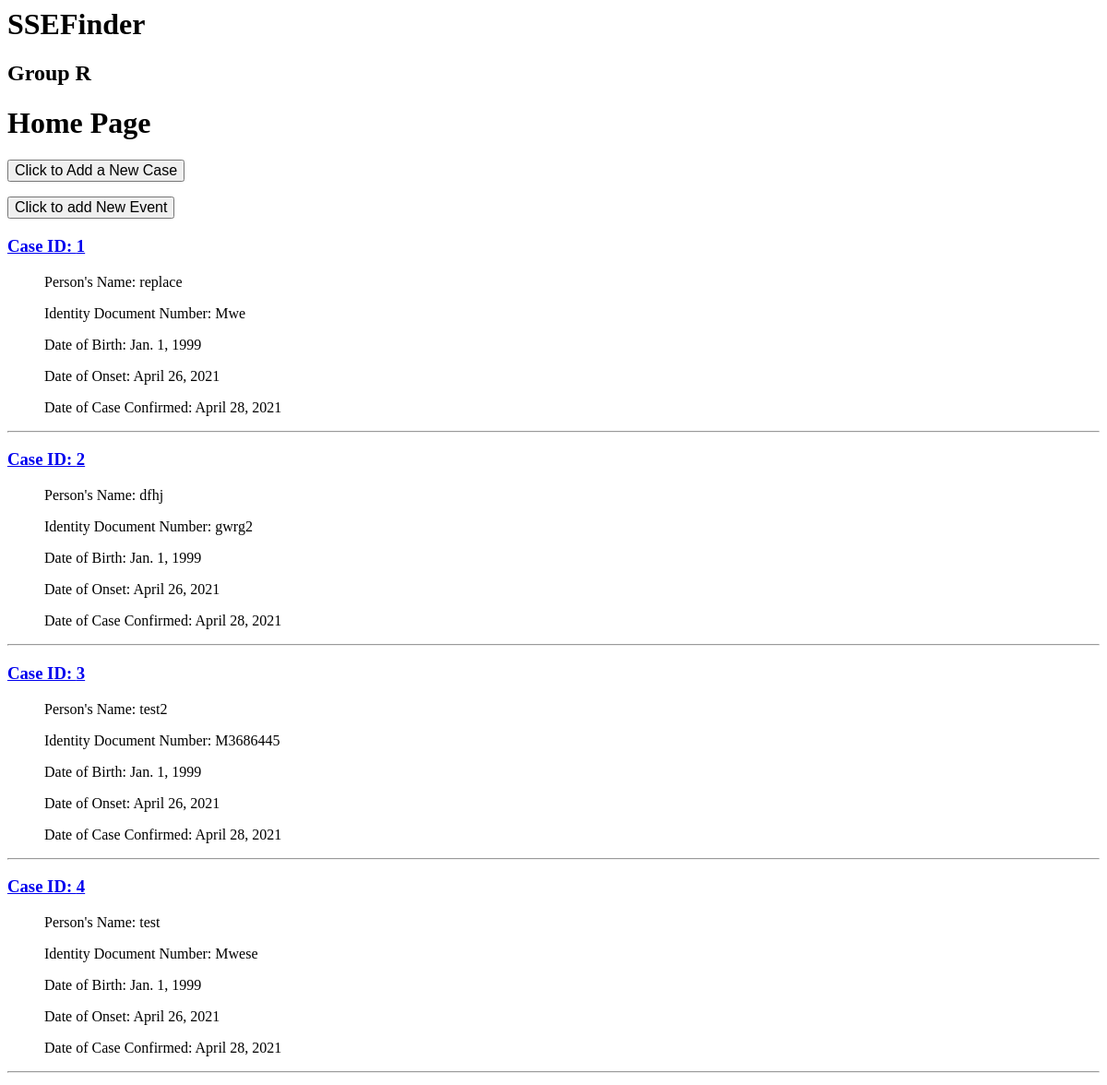
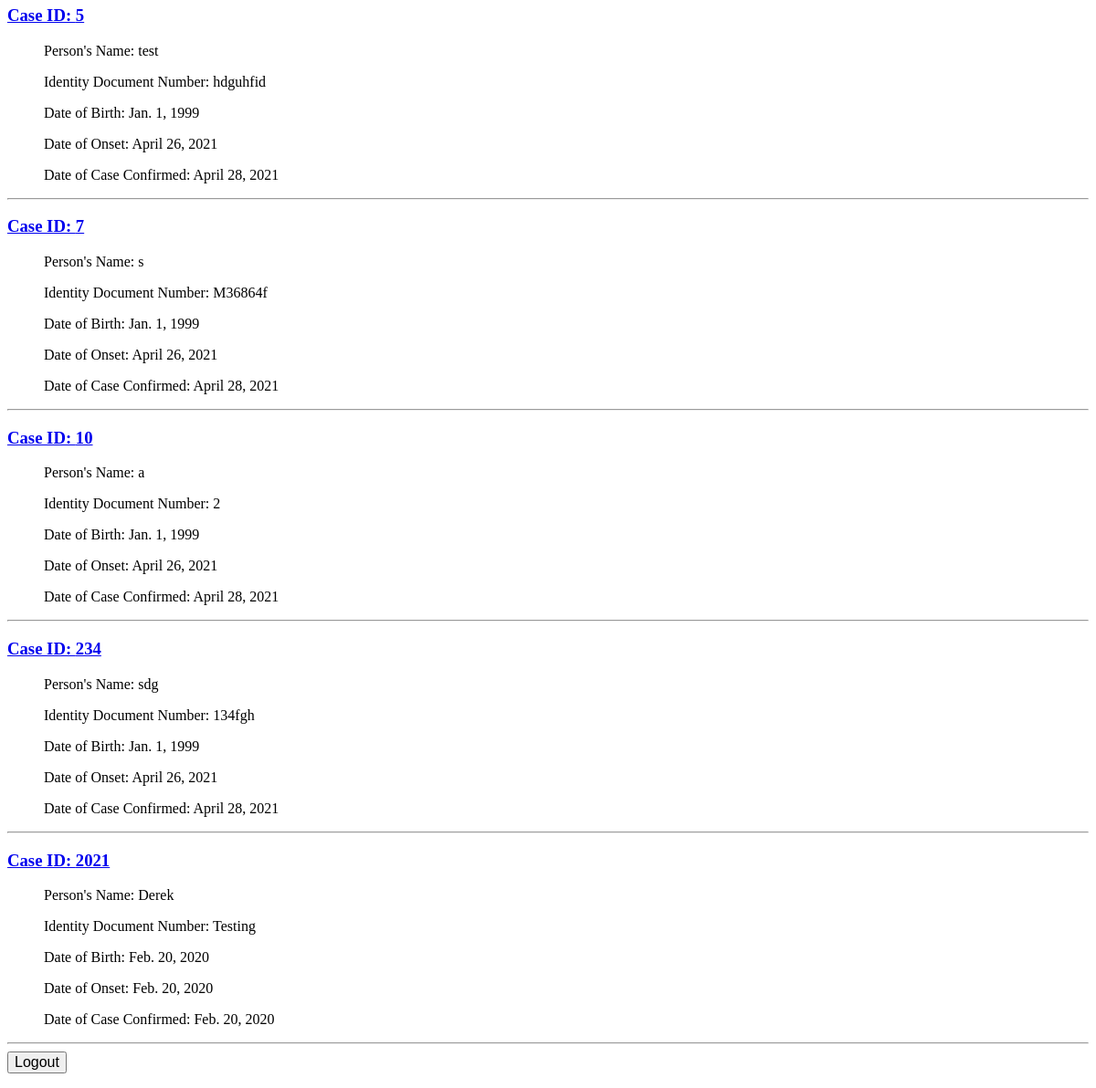
Page / (signed in) on the earlier database version (2 pictures, top to bottom).
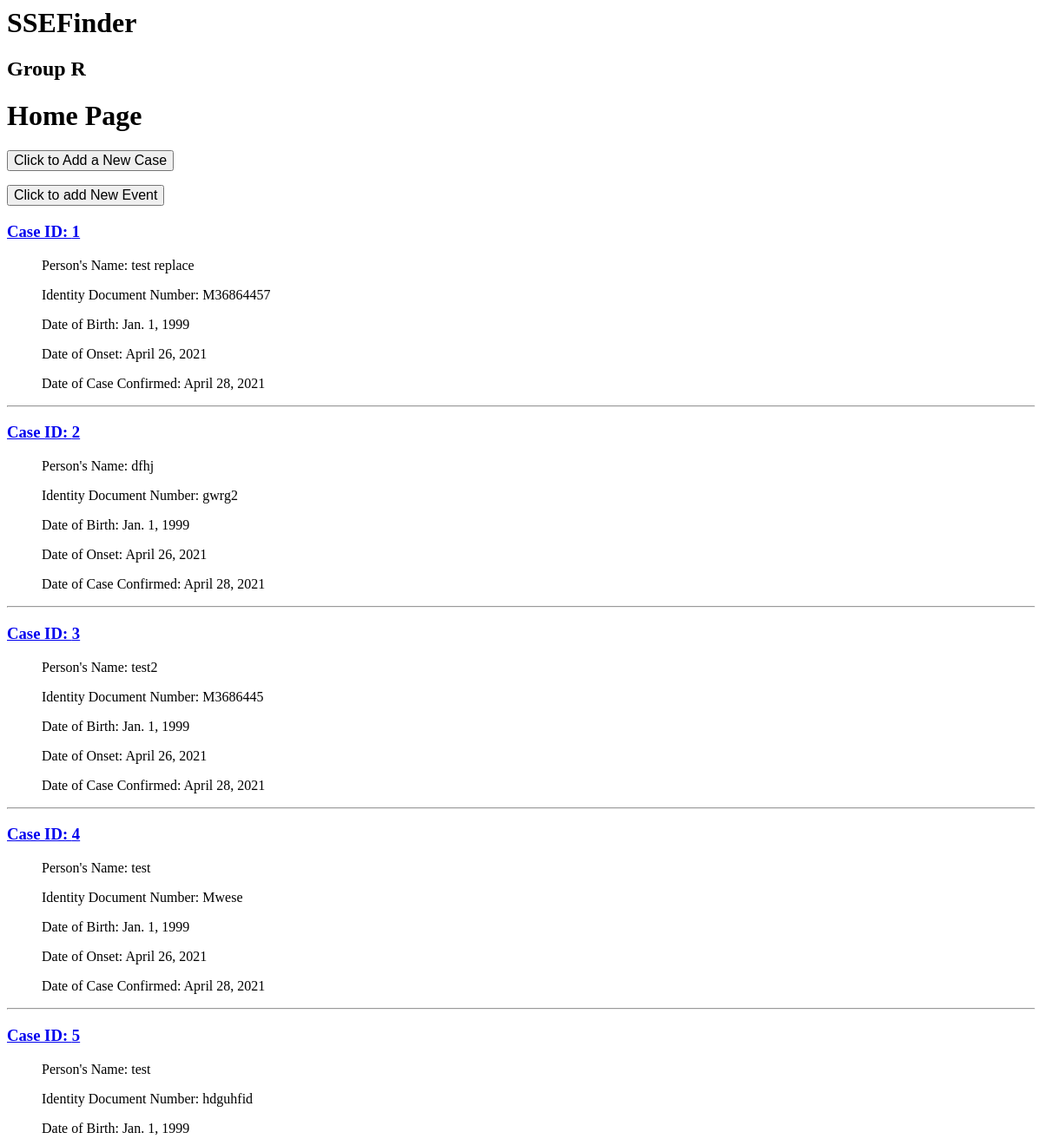
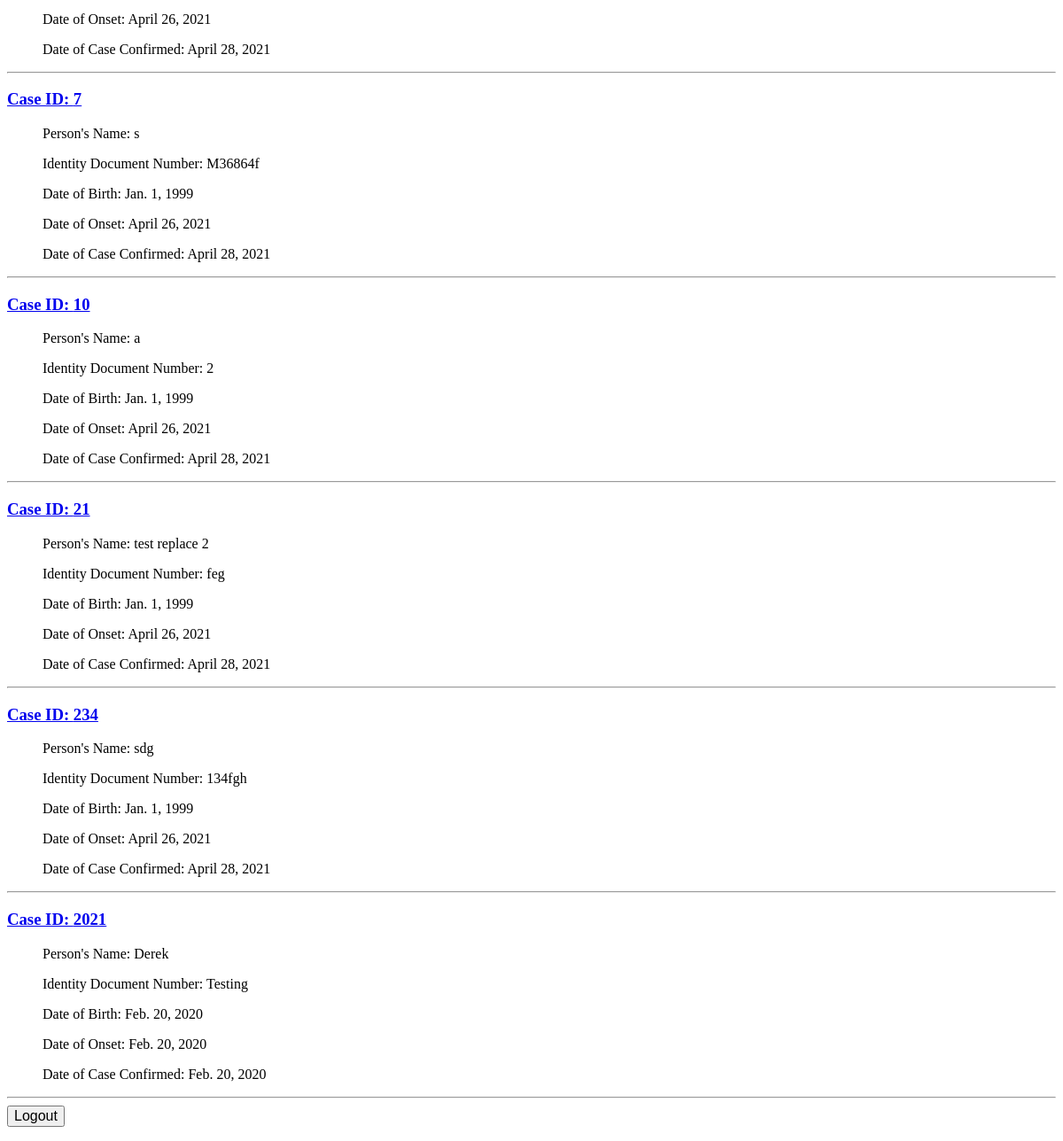
Same page on the later database version (2 pictures, top to bottom).
### users/models.py (models this page shows)
class Case(models.Model):
    case_no = models.IntegerField(primary_key=True, unique=True)
    name = models.CharField(max_length=200)
    id_num = models.CharField(max_length=9, unique=True)
    dob = models.DateField()
    symp_date = models.DateField()
    confirm_date = models.DateField()
    def __str__(self):
        return str(self.case_no)

### users/views.py (the view)
# urls.py: path('', views.home_page_view, name='home'),
@login_required(login_url='login')
def home_page_view(request):
    case = Case.objects.all()
    context = {'object_list' : case}
    return render(request, 'home_page.html', context)

### users/templates/home_page.html
<h1> SSEFinder </h1>
<h2> Group R  </h2>
<h1> Home Page </h1>
<form action="{% url 'add_case' %}" method="get">
    <input style="font-size:100%;" type="submit" value="Click to Add a New Case">
</form>
<form action="{% url 'add_event' %}" method="get">
    <input style="font-size:100%;" type="submit" value="Click to add New Event">
</form>
  {% for case in object_list %}
  <a href="{% url 'case_events_details' case %}">
    <h3>Case ID: {{ case.case_no }}</h3>
  </a>
    <ul>Person's Name: {{ case.name }}</ul>
    <ul>Identity Document Number: {{ case.id_num }}</ul>
    <ul>Date of Birth: {{ case.dob }}</ul>
    <ul>Date of Onset: {{ case.symp_date }}</ul>
    <ul>Date of Case Confirmed: {{ case.confirm_date }}</ul>
  <hr/>
  {% empty %}
  <li>No case is recorded</li>
  {% endfor %}
<form action="{% url 'logout' %}" method="get">
    <input style="font-size:100%;" type="submit" value="Logout">
</form>

Differences in the rows shown:
changed Case id 1: name "replace" → "test replace"; id_num "Mwe" → "M36864457"
added Case: case_no "21", name "test replace 2", id_num "feg", dob "Jan. 1, 1999", symp_date "April 26, 2021", confirm_date "April 28, 2021"
